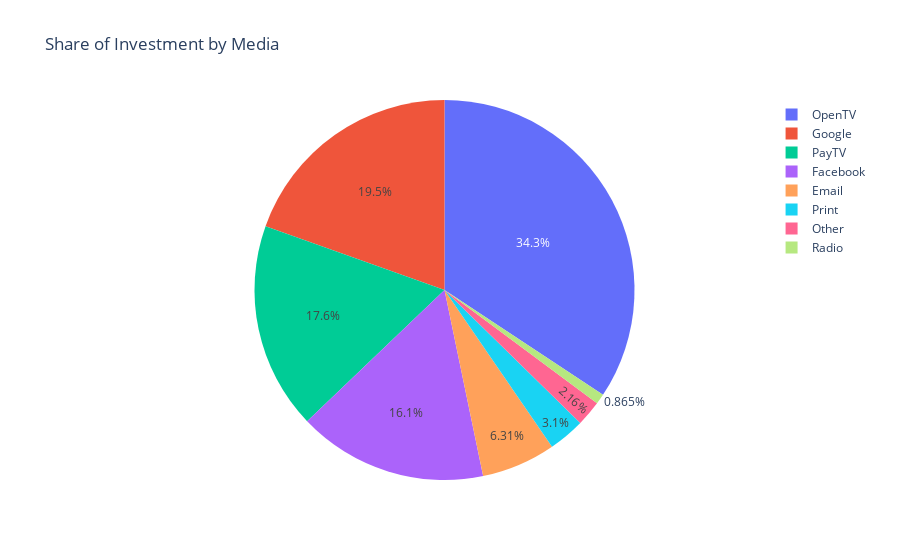

The notebook cell this image was saved under:
### Code cell
px.pie(pd.melt( data_CF, 
                id_vars=['Date'], 
                value_vars=['Print', 'Other', 'Email', 'Radio', 'Facebook', 'Google', 'PayTV', 'OpenTV'],
                var_name= "Medio",
                value_name= "Inversion"),
        values='Inversion', 
        names='Medio',
        title='Share of Investment by Media')

### Figure 1 — Plotly figure (JSON) as saved in the notebook; plotly's stock layout.template omitted (floating-point values rounded to 4 significant figures; data arrays with more than 128 entries replaced by an {"elided": "..."} marker saying what was removed)
{"data": [{"domain": {"x": [0, 1], "y": [0, 1]}, "hovertemplate": "Medio=%{label}<br>Inversion=%{value}<extra></extra>", "labels": {"elided": "832 str values"}, "legendgroup": "", "name": "", "showlegend": true, "type": "pie", "values": {"elided": "832 int values"}}], "layout": {"legend": {"tracegroupgap": 0}, "title": {"text": "Share of Investment by Media"}}}
